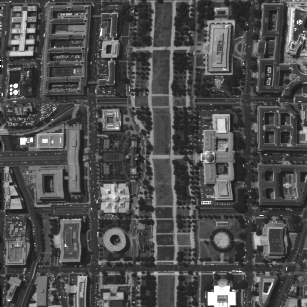
%> input picture tool/Original_band30.tif, 307 x 307 px
$ octave Moment_matching.m   (GNU Octave 9; MATLAB toolbox functions it lacks are replaced by stand-ins)
%> lines starting %> are read from the running program, lines starting %| are printed output that depends on the picture
### psf_estimation/Utilize/Moment Matching/MeanDN.m
function result = MeanDN(PMMWimg)
tempImg = PMMWimg;
[M,N] = size(tempImg);
AvgValue = zeros(1,M);
for i = 1:M
    AvgValue(1,i) = mean(tempImg(i,:));
end
result = AvgValue;
end

### psf_estimation/Utilize/Moment Matching/Moment_matching.m
%将矩匹配法做成一个非常普适性的方法
clc;
close all;
clear all;


[filename,filepath] = uigetfile('E:\CY\data\*.*','Read Images');
%> the answer given: ../../../tool/Original_band30.tif
inputdata = imread(fullfile(filepath,filename));
%> inputdata is the input picture: size 307x307 uint8; min 0, max 255, mean 77.6
inputdata = inputdata';
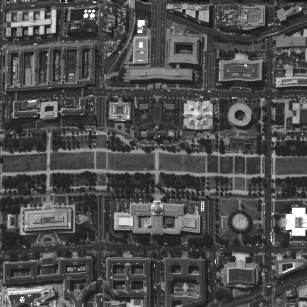
%> inputdata: size 307x307 uint8; min 0, max 255, mean 77.6; mean of the top-left, top-right, bottom-left and bottom-right quarters 78, 78.3, 76.3, 77.7
figure,imshow(mat2gray(inputdata'));title('Input Image');
[M,N] = size(inputdata);
%> M = 307; N = 307
averageValue = MeanDN(inputdata);
%> after the loop in MeanDN, `for i = 1:M`: AvgValue = 307 values, max 117.4 at index 222, min 51.96 at index 239, mean 77.56
%> in MeanDN, `result = AvgValue;`: result has the same summary as AvgValue
%> averageValue has the same summary as AvgValue in MeanDN
figure;plot(averageValue);xlim([1,M]);ylim([0,250]);title('Before profiles');
%> after `title('Before profiles')`:
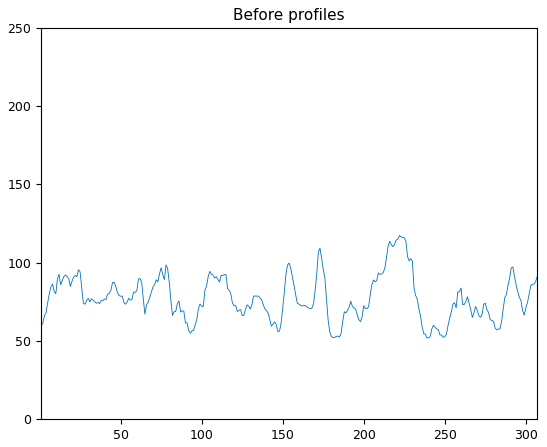
%> figure redrawn from the program's plot data; curve peaks at x = 222, y = 117.4

%% 去掉直方图的前后1%,大约前后都是3个点
meanStr = zeros( M,1 );
stdStr = zeros( M,1 );

for i = 1:M
    %将这一行所有的值做一个排序，减去前后3个最大和最小的值
    truncatedRow = sort(inputdata(i,:));
    CutNum = ceil( M*0.01 );
    truncatedRow([1:CutNum, N-CutNum+1:N] ) = [];


    truncatedRow = double(truncatedRow);
    meanStr(i) = mean( truncatedRow );
    stdStr(i) = std( truncatedRow );
end
%> after the loop, meanStr = 307 values, max 116.7 at index 222, min 50.75 at index 240, mean 76.68; stdStr = 307 values, max 55.99 at index 225, min 6.64 at index 250, mean 32.67; truncatedRow = 299 values from 34 to 194

%% 对均值和方差排序，取中间的值,作为参考的均值和方差
%这里需要知道条带行的周期
period = 10;
meanRef = zeros( M,1 );
stdRef = zeros( M,1 );
for i = 1:period:M-10
temp1 = sort(meanStr(i:i+period-1));
meanVal = temp1( floor(period/2) );

temp2 = sort(stdStr(i:i+period-1));
stdVal = temp2( floor(period/2) );
meanRef( i:i+period-1 ) = meanVal;
stdRef( i:i+period-1 ) = stdVal;
end
%> this loop made 30 passes
%> (meanVal, stdVal) on passes 1 to 12: (73.95, 28.54), (88.19, 44.46), (82.95, 42.4), (74.02, 34.16), (79.53, 28.1), (75.79, 32.61), (77.27, 27.83), (88.96, 34.08), (67.84, 30.55), (59.29, 13.43), (89.43, 42.67), (82.41, 43.13)
%> after the loop, meanRef = 307 values, max 112.9 at index 221, min 0 at index 301, mean 74.07; stdRef = 307 values, max 51.35 at index 221, min 0 at index 301, mean 31.08

%% 非均匀性的校正
inputdata = double( inputdata );
OutputImg = inputdata;


%> (the run ends here)
